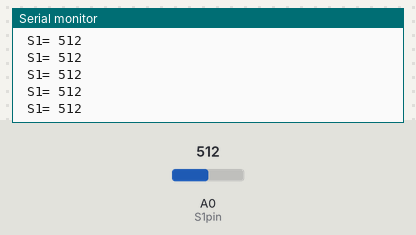
Bench run of a sketch on a simulated Arduino Uno, built with avr-gcc and run on an emulated ATmega328P. Shown: the last lines printed to the serial monitor. The inputs (shaded band) are chosen by the test bench; at power-on: A0 (S1pin) = 512.

Above: at 1.2 s.
1.3 s: A0 (S1pin) set to 716
At 1.31 s:
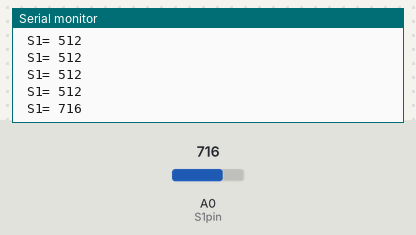
2.8 s: A0 (S1pin) set to 900
At 2.82 s:
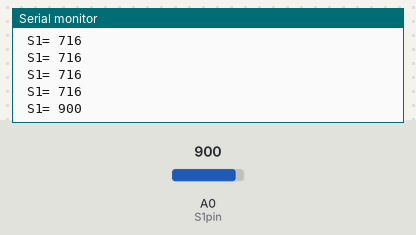
Timing chart, 0 to 5.8 s (numbered marks = the images above; inputs shaded):
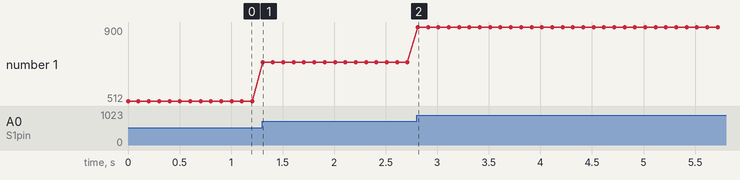

The sketch:

ITR_Project_Sensor_Read.ino
```cpp
const int S1pin= A0;
  int S1val=0;
void setup() {
  Serial.begin(9600);
}

void loop() {
  S1val=analogRead(S1pin);
  Serial.print("\n S1= ");
  Serial.print(S1val);
  delay(100);
}
```

Measured:
- after the input at 1.3 s, the serial monitor: prints a new line at once (image 1)
- after the input at 2.8 s, the serial monitor: prints a new line at once (image 2)
- plotted number 1: 512 → 716 after the input at 1.3 s, 716 → 900 after the input at 2.8 s
